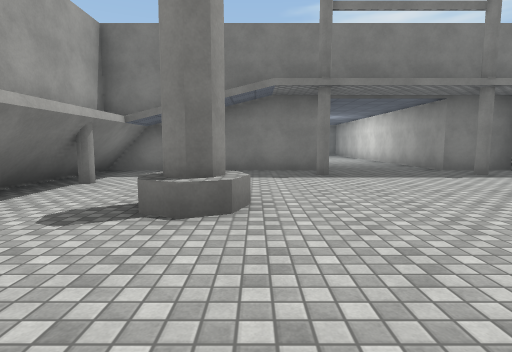
View 1 (above)

19 first-person views from a walk through a scene from a Unity 3-D project. The camera is 1.3 m above the floor, tilts 6° down and sees 80° across. The floor is counted in squares, 2 m on a side. Each view is taken from the middle of a square. On the plan, view 1 faces up. The plan holds only what a view shows up to about 10 squares ahead; the rest is blank. The place goes on beyond the plan. Some animated figures are left out. Surface patterns are stand-ins for the level's own textures.

View 2
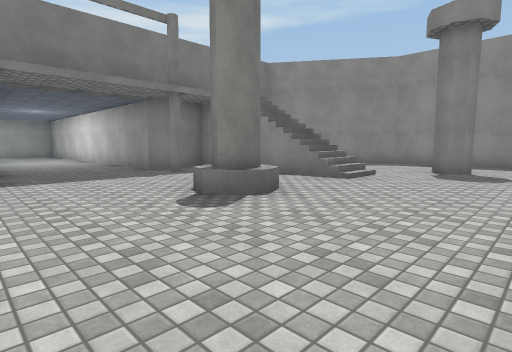

View 3
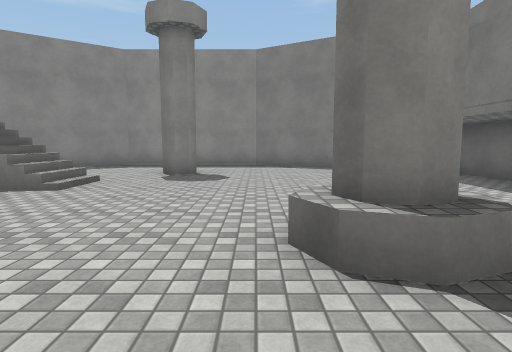

View 4
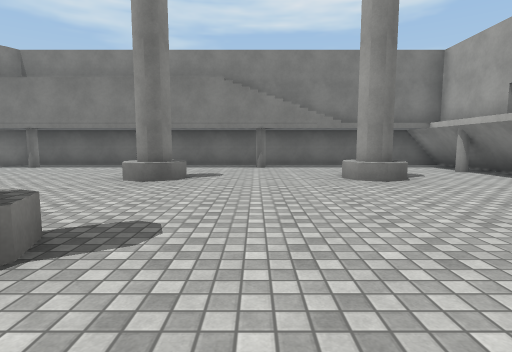

View 5
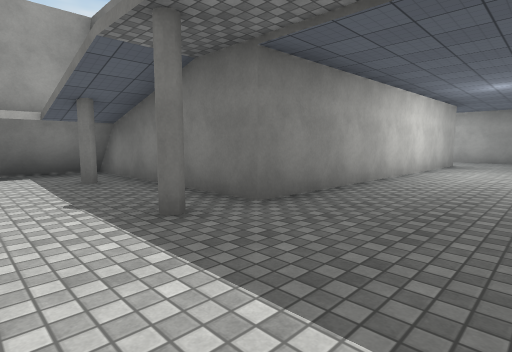

View 6
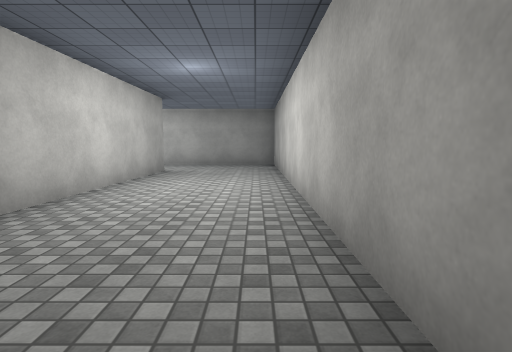

View 7
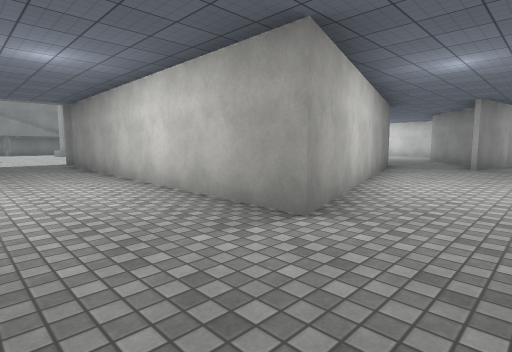

View 8
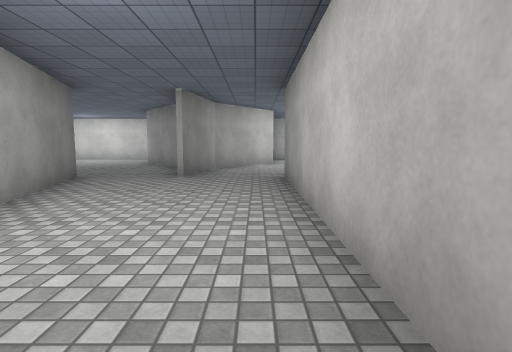

View 9
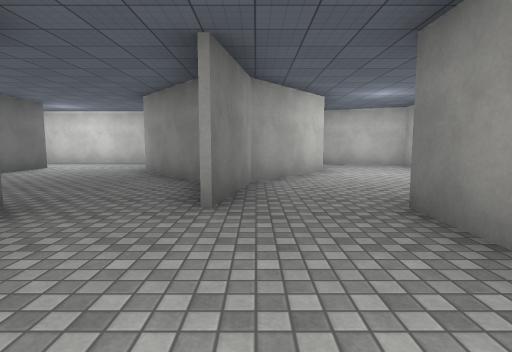

View 10
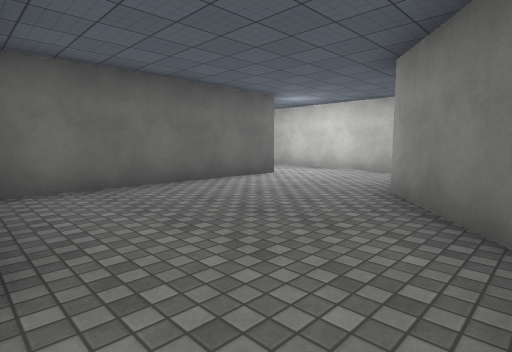

View 11
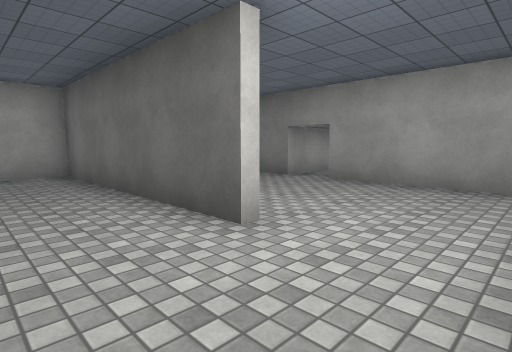

View 12
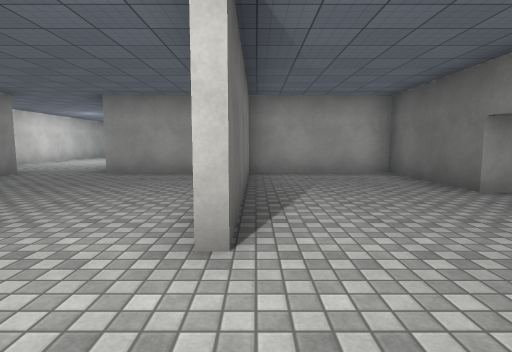

View 13
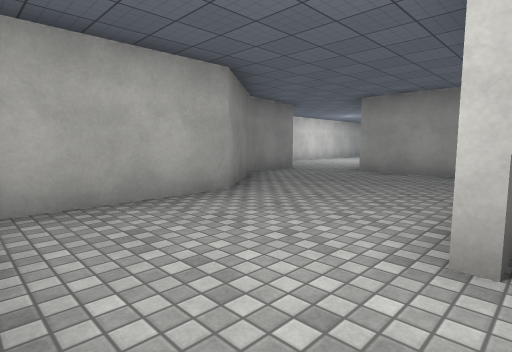

View 14
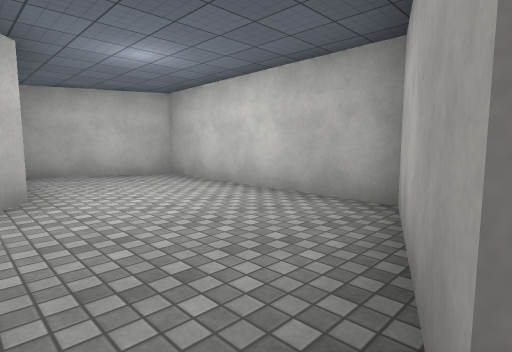

View 15
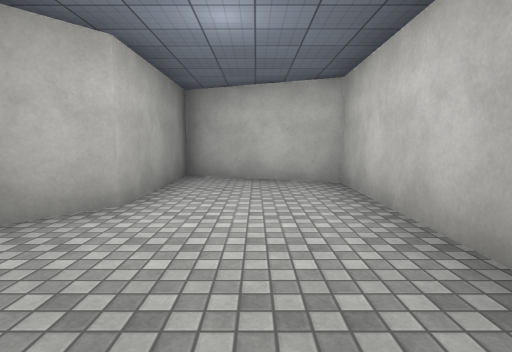

View 16
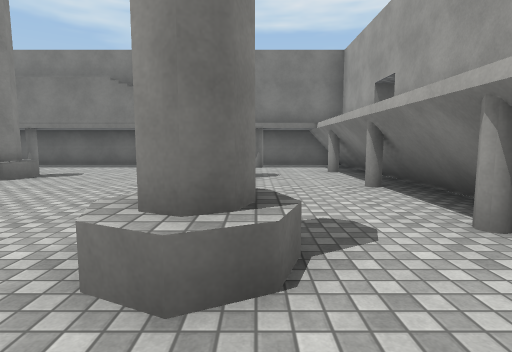

View 17
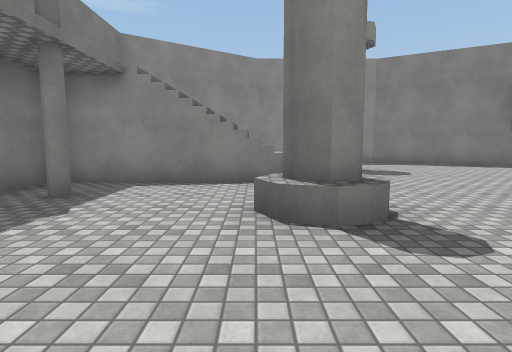

View 18
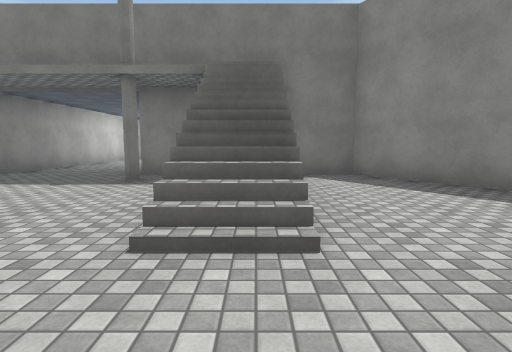

View 19
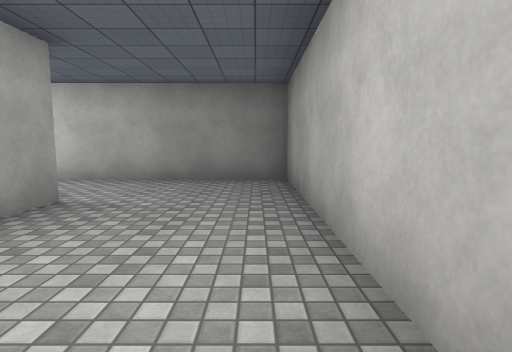

### Floor plan
Key: @ floor where view 1 was taken; # wall or solid block; . main floor; : floor 4 m higher than the main floor; / step, stairs or slope; ^ raised ledge.
Columns run from 13 left of view 1 to 12 right of it. Each row starts with its distance up from view 1.
 21  #######
 20  #.....##
 19  #......#
 18  #......###########
 17  ####.............#
 16     ####..........#
 15     ###......##...#
 14  ####.....#####...#
 13  .......###   #...#
 12 #.......#     #...#
 11 #.......#     #...#
 10 #..######     #...#
  9 #.......#     #...#
  8 #.......#  ####...######
  7 ######### ##......./:..#
  6           #...#...#//..##
  5           #........./...##
  4           #......^../....#
  3           #.#^...#../....#
  2           #...........#..#
  1           #..............#
  0           #..@...........#
 -1           #..#...#......##
 -2           #.............#
 -3           #.#..#..#..#.##
 -4           #............#
 -5           ##############

Positions as (right, up) in squares from view 1, and headings:
1: (0, 0), facing up
2: (1, 0), facing up-right
3: (2, 0), facing right
4: (2, 5), facing down
5: (4, 5), facing up-left
6: (4, 8), facing up
7: (4, 17), facing down-left
8: (1, 17), facing left
9: (-2, 16), facing left
10: (-5, 15), facing down-left
11: (-12, 12), facing down-right
12: (-12, 10), facing right
13: (-12, 10), facing up-right
14: (-5, 17), facing up-left
15: (-6, 19), facing left
16: (-1, 5), facing down
17: (1, 4), facing right
18: (7, 1), facing up
19: (4, 12), facing up
